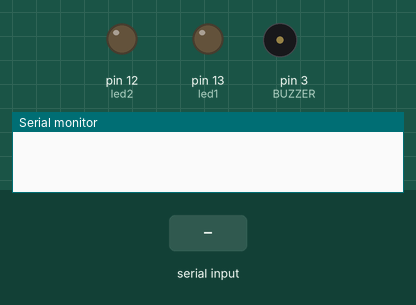
Recording of a sketch running on a simulated Arduino Uno, built with avr-gcc and run on an emulated ATmega328P. Shown: output pins drawn as LEDs (lit = HIGH), buzzer (waves = sounding), the last lines printed to the serial monitor. Inputs (shaded band) come from the test bench.

Above: at 2.5 s.
2.6 s: "90,45\n" received over the second serial link
At 4.3 s:
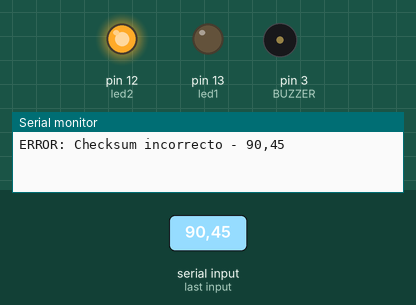
4.6 s: "ORBIT|\n" received over the second serial link
At 5.0 s:
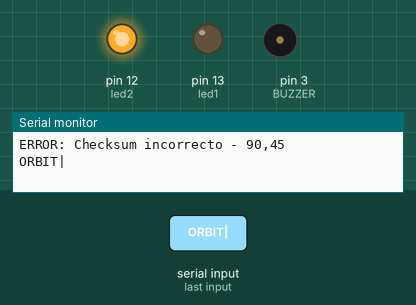
6.1 s: "1:\n" received over the second serial link
At 7.3 s:
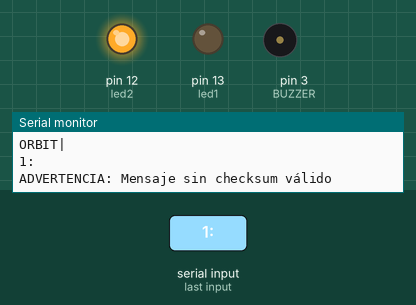
Timing chart, 0 to 9.1 s (numbered marks = the images above; inputs shaded):
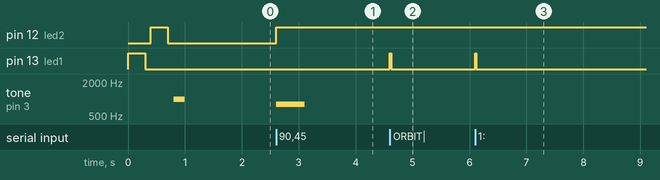

Measured:
- after the input at 2.6 s, pin 12 (led2): LOW → HIGH at once; tone on pin 3 (BUZZER): silent → 800 Hz at once, → silent 0.50 s later
- after the input at 4.6 s, pin 13 (led1): LOW → HIGH at once, → LOW 0.02 s later
- after the input at 6.1 s, pin 13 (led1): LOW → HIGH at once, → LOW 0.02 s later

The sketch:

Tierra_v3.ino
```cpp
#include <SoftwareSerial.h>

// Configurar comunicación serial software (RX, TX)
SoftwareSerial mySerial(10, 11); // Pin 10 como RX, Pin 11 como TX

// ==================== CONFIGURACIÓN DE PINES Y HARDWARE ====================
const int BUZZER = 3;    // Pin del buzzer para alarmas sonoras
const int led1 = 13;     // LED verde - indica recepción de datos
const int led2 = 12;     // LED rojo - indica errores o fallos

// ==================== VARIABLES DE CONTROL DEL SISTEMA ====================
unsigned long lastDataTime = 0;        // Último tiempo de recepción de datos
const unsigned long LED_DELAY = 100;   // Tiempo LED encendido (ms)

// ==================== FUNCIÓN PARA VERIFICAR CHECKSUM ====================
bool verificarChecksum(String mensaje) {
    int ultimoSeparador = mensaje.lastIndexOf(':');
    if (ultimoSeparador == -1) return false;

    String datos = mensaje.substring(0, ultimoSeparador);
    String checksumStr = mensaje.substring(ultimoSeparador + 1);

    // Verificar que el checksum sea numérico
    for (unsigned int i = 0; i < checksumStr.length(); i++) {
        if (!isdigit(checksumStr[i])) return false;
    }

    int checksumRecibido = checksumStr.toInt();

    // Calcular checksum de los datos
    byte checksumCalculado = 0;
    for (unsigned int i = 0; i < datos.length(); i++) {
        checksumCalculado += datos[i];
    }

    return (checksumCalculado == checksumRecibido);
}

// ==================== CONFIGURACIÓN INICIAL (SETUP) ====================
void setup() {
   // Inicializar comunicación serial
   Serial.begin(9600);
   mySerial.begin(9600);

   // Configurar pines de salida
   pinMode(BUZZER, OUTPUT);
   pinMode(led1, OUTPUT);
   pinMode(led2, OUTPUT);

   // Estado inicial de los LEDs
   digitalWrite(led1, LOW);
   digitalWrite(led2, LOW);
   noTone(BUZZER);

   // Test inicial de LEDs y buzzer
   testHardware();
}

void testHardware() {
   // Test LED verde
   digitalWrite(led1, HIGH);
   delay(300);
   digitalWrite(led1, LOW);
   delay(100);

   // Test LED rojo
   digitalWrite(led2, HIGH);
   delay(300);
   digitalWrite(led2, LOW);
   delay(100);

   // Test buzzer
   tone(BUZZER, 1000, 200);
   delay(500);
}

// ==================== PROGRAMA PRINCIPAL (LOOP) ====================
void loop() {
   // ========== RECEPCIÓN DE DATOS DEL SATÉLITE ==========
   if (mySerial.available()) {
      String data = mySerial.readStringUntil('\n');
      data.trim();


      // ========== DETECTAR TIPO DE MENSAJE ==========
      // Mensajes ORBIT - sin checksum
      if (data.startsWith("ORBIT|")) {
         Serial.println(data);
         digitalWrite(led1, HIGH); delay(20); digitalWrite(led1, LOW);
         return;
      }

      // Mensajes DHT/radar - puede tener o no checksum
      if (data.startsWith("1:") || data.startsWith("4:")) {
         // Intentar verificar checksum
         if (verificarChecksum(data)) {
            // Tiene checksum válido
            Serial.println(data);
         } else {
            // No tiene checksum o es incorrecto
            // Asumir que es un mensaje válido sin checksum
            Serial.println(data);
            Serial.println("ADVERTENCIA: Mensaje sin checksum válido");
         }

         digitalWrite(led1, HIGH);
         lastDataTime = millis();
         delay(20);
         digitalWrite(led1, LOW);
         return;
      }

      // ========== MENSAJES DE CONFIRMACIÓN/ERROR ==========
      if (!verificarChecksum(data)) {
         Serial.println("ERROR: Checksum incorrecto - " + data);
         digitalWrite(led2, HIGH);
         tone(BUZZER, 800, 500);
         delay(100);
         return;
      }

   // ========== APAGAR LED VERDE DESPUÉS DEL DELAY ==========
   // Solo si no hay error activo
   if (digitalRead(led2) == LOW && millis() - lastDataTime >= LED_DELAY) {
      digitalWrite(led1, LOW);
   }

   // ========== APAGAR BUZZER SI HAY ERROR PERO YA PASÓ UN TIEMPO ==========
   if (digitalRead(led2) == HIGH && millis() - lastDataTime > 5000) {
      digitalWrite(led2, LOW);
      noTone(BUZZER);
   }

   // ========== REENVÍO DE COMANDOS DE PYTHON AL SATÉLITE ==========
   if (Serial.available()) {
      String cmd = Serial.readStringUntil('\n');
      cmd.trim();
      mySerial.println(cmd);
      Serial.println("Comando enviado: " + cmd);
   }
}
}
```
